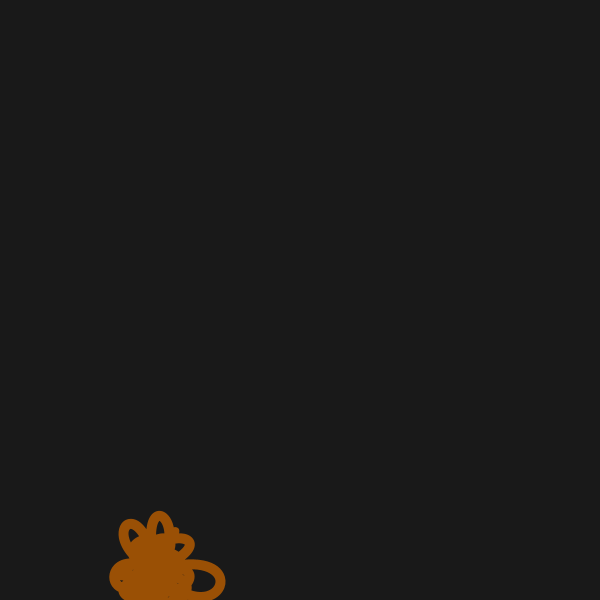
Frame 1 (no input)
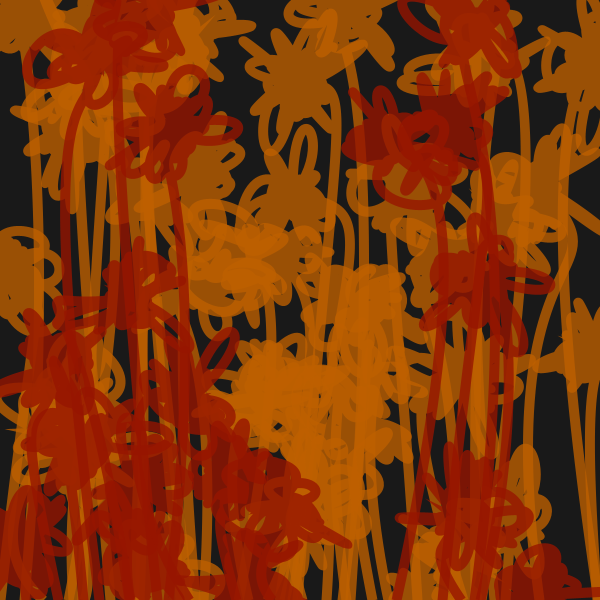
Frame 60 (the mouse pressed at the canvas centre just before this capture)
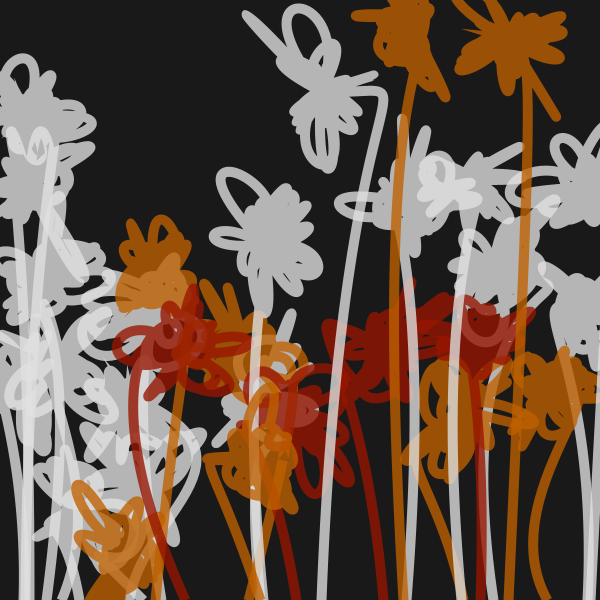
Frame 120 (the mouse held since frame 60 and released just before this capture)

The Processing sketch that drew these frames (run headless with seeded random() and noise(); from frame 60 on, the mouse is pressed at the canvas centre):

// Processing sketch: flowerforest
// ── flowerforest.pde
int SIZE = 600;
Garden g;
int baset = 200;
int SW = 10;
int BG = 25;

void mousePressed(){
  background(color(0,100,100, 1));
}

class Garden {
  float x1, y1, x2,y2;
  int slope;
  int r;
  color c;
  int tr;
  color[] colours;
  int cindex;
  int[] sizes = {60, 80, 100, 150, 70, 90};

  Garden() {
    this.tr = baset;
    this.colours = new color[] {color(190,95,0),color(150,20,0), color(225)};
    this.cindex = 0;
    getNextColour();
  }
  
  void getNextColour(){
    c = colours[cindex++%colours.length];
  }
  
  void colour(){
   
    if(random(20)>19){
      getNextColour();
    }
    stroke(c, tr);

  }
  
  void grow() {
    colour();
    flower();
    die();
  }
  
  void die() {
    if(random(100)>99) {
      background(BG);
    }
  }
  
  void flower(){
    float n = 20.0;    
    x1 = random(SIZE);
    y1 = random(SIZE);
    beginShape();
 
      vertex(x1, SIZE);
      
      for(int i = 0; i < n; i++){
        bezierVertex(getPoint(x1), getPoint(y1),getPoint(x1), getPoint(y1),x1,y1);
      }
 
    endShape();

  }
  
  int getPoint(float p){
    int ri = int(random(sizes.length));
    r = sizes[ri];
    return int(p) + int(random(0-r,r));
  }

}


void setup() {
  strokeCap(SQUARE);
  surface.setSize(SIZE, SIZE);
  background(BG);
  strokeWeight(SW);
  g = new Garden();
  frameRate(20);
  noFill();

}

void draw() {
  g.grow();
}
